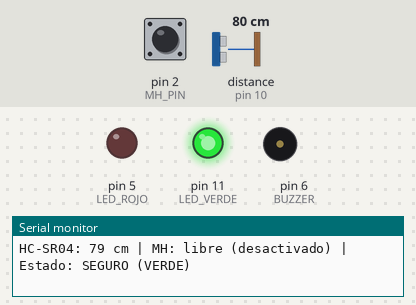
Bench run of a program on a simulated Arduino Uno, built with avr-gcc and run on an emulated ATmega328P. Parts: output pins drawn as LEDs (lit = HIGH), buzzer (waves = sounding, pin HIGH), the last lines printed to the serial monitor. Wiring (inferred from the names in the program): ultrasonic range finder: trigger pin 9; echo pin 10. Inputs (shaded band) come from the test bench; at power-on: distance to the obstacle (sensor on pin 10) 80 cm, pin 2 (MH_PIN) HIGH. The echo pulse lasts 58.3 µs per cm; pins used as bus, display or sensor lines are not drawn.

Above: at 1.2 s.
1.3 s: distance to the obstacle (sensor on pin 10) set to 19 cm
2.8 s: distance to the obstacle (sensor on pin 10) set to 14 cm
At 4.2 s:
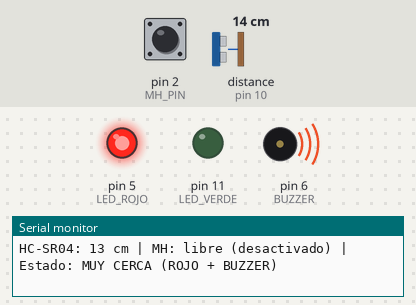
Timing chart, 0 to 5.8 s (numbered marks = the images above; inputs shaded):
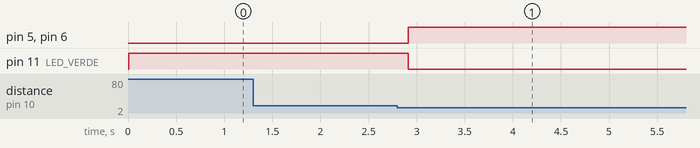

Measured:
- the behaviour switches between 17 and 16 cm on distance to the obstacle (sensor on pin 10) (found by bisection; images 0 and 1)
- after the input at 2.8 s, pin 5 (LED_ROJO), pin 6 (BUZZER): LOW → HIGH after 0.12 s; pin 11 (LED_VERDE): HIGH → LOW after 0.12 s

The program:

main.cpp
```cpp
#include <Arduino.h>

// ============================================================
// Alarma de proximidad: HC-SR04 + sensor MH Flying Fish
// <= 15 cm: LED rojo + buzzer | >= 16 cm: LED verde, buzzer apagado
// ============================================================

// ---------- Pines ----------
const int TRIG_PIN  = 9;     // HC-SR04
const int ECHO_PIN  = 10;
const int MH_PIN    = 2;     // Sensor MH Flying Fish (salida OUT)
const int LED_VERDE = 11;
const int LED_ROJO  = 5;
const int BUZZER    = 6;

// ---------- Parámetros ----------
const int DISTANCIA_PELIGRO_CM = 15;   // <= 15 cm = rojo + buzzer

// false = solo decide el HC-SR04 (recomendado para empezar)
// true  = el MH también activa la alerta (calibra antes su tornillito)
const bool USAR_MH = false;

// El MH pone OUT en LOW cuando detecta un obstáculo.
// Si en tus pruebas sale al revés, cambia a false.
const bool MH_ACTIVO_EN_BAJO = true;

// Lee la distancia en cm (-1 si no hay lectura)
long medirDistanciaCm() {
  digitalWrite(TRIG_PIN, LOW);
  delayMicroseconds(2);
  digitalWrite(TRIG_PIN, HIGH);
  delayMicroseconds(10);
  digitalWrite(TRIG_PIN, LOW);

  long duracion = pulseIn(ECHO_PIN, HIGH, 30000);
  if (duracion == 0) return -1;
  return duracion * 0.0343 / 2;
}

// Devuelve true si el sensor MH detecta un obstáculo
bool mhDetecta() {
  int lectura = digitalRead(MH_PIN);
  return MH_ACTIVO_EN_BAJO ? (lectura == LOW) : (lectura == HIGH);
}

void setup() {
  Serial.begin(9600);
  pinMode(TRIG_PIN, OUTPUT);
  pinMode(ECHO_PIN, INPUT);
  pinMode(MH_PIN, INPUT);
  pinMode(LED_VERDE, OUTPUT);
  pinMode(LED_ROJO, OUTPUT);
  pinMode(BUZZER, OUTPUT);
  Serial.println("Sistema iniciado: HC-SR04 + sensor MH.");
}

void loop() {
  long distancia = medirDistanciaCm();
  bool hcCerca = (distancia >= 0 && distancia <= DISTANCIA_PELIGRO_CM);
  bool mhCerca = mhDetecta();
  bool muyCerca = hcCerca || (USAR_MH && mhCerca);

  digitalWrite(LED_ROJO,  muyCerca ? HIGH : LOW);
  digitalWrite(LED_VERDE, muyCerca ? LOW  : HIGH);
  digitalWrite(BUZZER,    muyCerca ? HIGH : LOW);

  Serial.print("HC-SR04: ");
  if (distancia < 0) Serial.print("fuera de rango");
  else { Serial.print(distancia); Serial.print(" cm"); }
  Serial.print(" | MH: ");
  Serial.print(mhCerca ? "DETECTA" : "libre");
  Serial.print(USAR_MH ? "" : " (desactivado)");
  Serial.print(" | Estado: ");
  Serial.println(muyCerca ? "MUY CERCA (ROJO + BUZZER)" : "SEGURO (VERDE)");

  delay(200);
}
```
